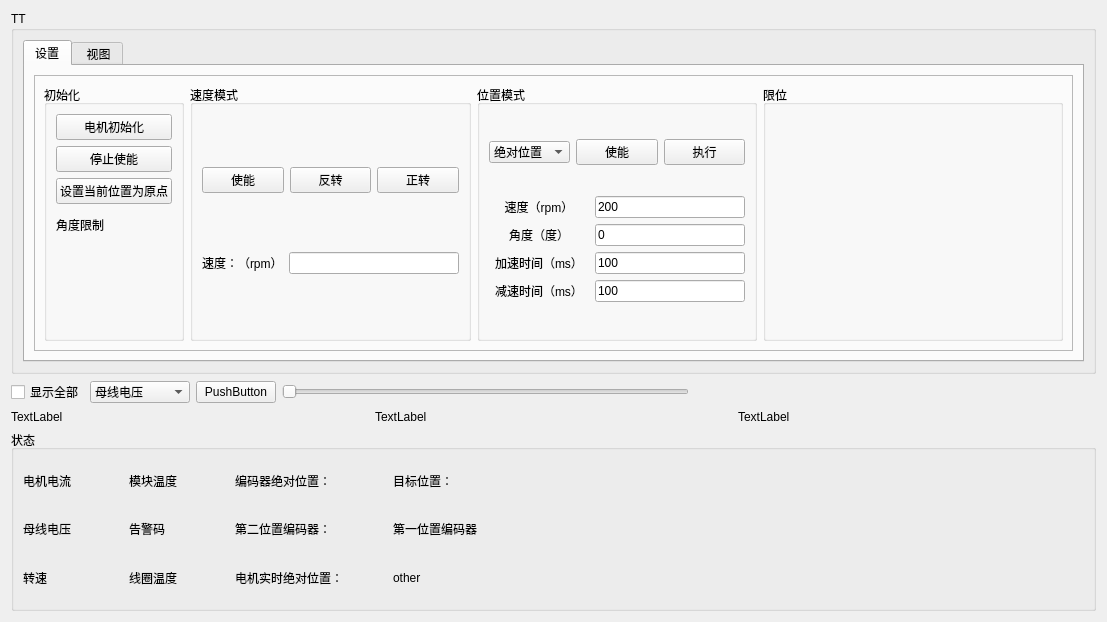
<?xml version="1.0" encoding="UTF-8"?>
<ui version="4.0">
 <class>viewShowForm</class>
 <widget class="QWidget" name="viewShowForm">
  <property name="geometry">
   <rect>
    <x>0</x>
    <y>0</y>
    <width>1107</width>
    <height>622</height>
   </rect>
  </property>
  <property name="windowTitle">
   <string>Form</string>
  </property>
  <layout class="QGridLayout" name="gridLayout">
   <item row="0" column="0">
    <layout class="QVBoxLayout" name="verticalLayout_10" stretch="2,0,0,1">
     <item>
      <widget class="QGroupBox" name="groupBox_7">
       <property name="styleSheet">
        <string notr="true"/>
       </property>
       <property name="title">
        <string>TT</string>
       </property>
       <layout class="QGridLayout" name="gridLayout_7">
        <item row="0" column="0">
         <widget class="QTabWidget" name="tabWidget">
          <property name="currentIndex">
           <number>0</number>
          </property>
          <widget class="QWidget" name="tab_2">
           <attribute name="title">
            <string>设置</string>
           </attribute>
           <layout class="QGridLayout" name="gridLayout_5">
            <item row="0" column="0">
             <widget class="QFrame" name="frame_2">
              <property name="minimumSize">
               <size>
                <width>0</width>
                <height>130</height>
               </size>
              </property>
              <property name="frameShape">
               <enum>QFrame::StyledPanel</enum>
              </property>
              <property name="frameShadow">
               <enum>QFrame::Raised</enum>
              </property>
              <layout class="QHBoxLayout" name="horizontalLayout_19">
               <item>
                <widget class="QGroupBox" name="groupBox_5">
                 <property name="title">
                  <string>初始化</string>
                 </property>
                 <layout class="QGridLayout" name="gridLayout_2">
                  <item row="1" column="0">
                   <widget class="QPushButton" name="pushButton_stopEnable">
                    <property name="text">
                     <string>停止使能</string>
                    </property>
                   </widget>
                  </item>
                  <item row="0" column="0">
                   <widget class="QPushButton" name="pushButton_init">
                    <property name="text">
                     <string>电机初始化</string>
                    </property>
                   </widget>
                  </item>
                  <item row="4" column="0">
                   <widget class="QLabel" name="label_limit">
                    <property name="minimumSize">
                     <size>
                      <width>0</width>
                      <height>30</height>
                     </size>
                    </property>
                    <property name="text">
                     <string>角度限制</string>
                    </property>
                   </widget>
                  </item>
                  <item row="2" column="0">
                   <widget class="QPushButton" name="pushButton_setyuandian">
                    <property name="text">
                     <string>设置当前位置为原点</string>
                    </property>
                   </widget>
                  </item>
                  <item row="5" column="0">
                   <spacer name="verticalSpacer_2">
                    <property name="orientation">
                     <enum>Qt::Vertical</enum>
                    </property>
                    <property name="sizeHint" stdset="0">
                     <size>
                      <width>20</width>
                      <height>40</height>
                     </size>
                    </property>
                   </spacer>
                  </item>
                 </layout>
                </widget>
               </item>
               <item>
                <widget class="QGroupBox" name="groupBox_3">
                 <property name="title">
                  <string>速度模式</string>
                 </property>
                 <layout class="QVBoxLayout" name="verticalLayout_4">
                  <item>
                   <layout class="QHBoxLayout" name="horizontalLayout_17">
                    <item>
                     <widget class="QPushButton" name="pushButton_enable">
                      <property name="enabled">
                       <bool>true</bool>
                      </property>
                      <property name="text">
                       <string>使能</string>
                      </property>
                     </widget>
                    </item>
                    <item>
                     <widget class="QPushButton" name="pushButton_reversal">
                      <property name="enabled">
                       <bool>true</bool>
                      </property>
                      <property name="text">
                       <string>反转</string>
                      </property>
                     </widget>
                    </item>
                    <item>
                     <widget class="QPushButton" name="pushButton_foreward">
                      <property name="enabled">
                       <bool>true</bool>
                      </property>
                      <property name="text">
                       <string>正转</string>
                      </property>
                     </widget>
                    </item>
                   </layout>
                  </item>
                  <item>
                   <layout class="QHBoxLayout" name="horizontalLayout_16">
                    <item>
                     <widget class="QLabel" name="label_16">
                      <property name="text">
                       <string>速度：（rpm）</string>
                      </property>
                     </widget>
                    </item>
                    <item>
                     <widget class="QLineEdit" name="lineEdit_suduRpm">
                      <property name="enabled">
                       <bool>true</bool>
                      </property>
                     </widget>
                    </item>
                   </layout>
                  </item>
                 </layout>
                </widget>
               </item>
               <item>
                <widget class="QGroupBox" name="groupBox_4">
                 <property name="title">
                  <string>位置模式</string>
                 </property>
                 <layout class="QGridLayout" name="gridLayout_6">
                  <item row="0" column="0">
                   <layout class="QHBoxLayout" name="horizontalLayout_18">
                    <item>
                     <widget class="QComboBox" name="comboBox_xiangduiweizhi">
                      <property name="currentIndex">
                       <number>1</number>
                      </property>
                      <item>
                       <property name="text">
                        <string>相对位置</string>
                       </property>
                      </item>
                      <item>
                       <property name="text">
                        <string>绝对位置</string>
                       </property>
                      </item>
                     </widget>
                    </item>
                    <item>
                     <widget class="QPushButton" name="pushButton_enable_weizhimoshi">
                      <property name="text">
                       <string>使能</string>
                      </property>
                     </widget>
                    </item>
                    <item>
                     <widget class="QPushButton" name="pushButton_zhuandong">
                      <property name="enabled">
                       <bool>true</bool>
                      </property>
                      <property name="text">
                       <string>执行</string>
                      </property>
                     </widget>
                    </item>
                   </layout>
                  </item>
                  <item row="1" column="0">
                   <layout class="QVBoxLayout" name="verticalLayout_5">
                    <item>
                     <layout class="QHBoxLayout" name="horizontalLayout_12">
                      <item>
                       <widget class="QLabel" name="label_13">
                        <property name="minimumSize">
                         <size>
                          <width>100</width>
                          <height>0</height>
                         </size>
                        </property>
                        <property name="layoutDirection">
                         <enum>Qt::LeftToRight</enum>
                        </property>
                        <property name="text">
                         <string>速度（rpm）</string>
                        </property>
                        <property name="alignment">
                         <set>Qt::AlignCenter</set>
                        </property>
                       </widget>
                      </item>
                      <item>
                       <widget class="QLineEdit" name="lineEdit_weizhiRpm">
                        <property name="text">
                         <string>200</string>
                        </property>
                       </widget>
                      </item>
                     </layout>
                    </item>
                    <item>
                     <layout class="QHBoxLayout" name="horizontalLayout_15">
                      <item>
                       <widget class="QLabel" name="label_12">
                        <property name="minimumSize">
                         <size>
                          <width>100</width>
                          <height>0</height>
                         </size>
                        </property>
                        <property name="text">
                         <string>角度（度）</string>
                        </property>
                        <property name="alignment">
                         <set>Qt::AlignCenter</set>
                        </property>
                       </widget>
                      </item>
                      <item>
                       <widget class="QLineEdit" name="lineEdit_zhuandongjiaodu">
                        <property name="text">
                         <string>0</string>
                        </property>
                       </widget>
                      </item>
                     </layout>
                    </item>
                    <item>
                     <layout class="QHBoxLayout" name="horizontalLayout_20">
                      <item>
                       <widget class="QLabel" name="label_14">
                        <property name="minimumSize">
                         <size>
                          <width>100</width>
                          <height>0</height>
                         </size>
                        </property>
                        <property name="text">
                         <string>加速时间（ms）</string>
                        </property>
                        <property name="alignment">
                         <set>Qt::AlignCenter</set>
                        </property>
                       </widget>
                      </item>
                      <item>
                       <widget class="QLineEdit" name="lineEdit_jiasushijian">
                        <property name="text">
                         <string>100</string>
                        </property>
                       </widget>
                      </item>
                     </layout>
                    </item>
                    <item>
                     <layout class="QHBoxLayout" name="horizontalLayout_21">
                      <item>
                       <widget class="QLabel" name="label_15">
                        <property name="minimumSize">
                         <size>
                          <width>100</width>
                          <height>0</height>
                         </size>
                        </property>
                        <property name="text">
                         <string>减速时间（ms）</string>
                        </property>
                        <property name="alignment">
                         <set>Qt::AlignCenter</set>
                        </property>
                       </widget>
                      </item>
                      <item>
                       <widget class="QLineEdit" name="lineEdit_jiansushijian">
                        <property name="text">
                         <string>100</string>
                        </property>
                       </widget>
                      </item>
                     </layout>
                    </item>
                   </layout>
                  </item>
                 </layout>
                </widget>
               </item>
               <item>
                <widget class="QGroupBox" name="groupBox_6">
                 <property name="minimumSize">
                  <size>
                   <width>300</width>
                   <height>0</height>
                  </size>
                 </property>
                 <property name="title">
                  <string>限位</string>
                 </property>
                 <layout class="QGridLayout" name="gridLayout_9">
                  <item row="0" column="0">
                   <spacer name="verticalSpacer">
                    <property name="orientation">
                     <enum>Qt::Vertical</enum>
                    </property>
                    <property name="sizeHint" stdset="0">
                     <size>
                      <width>20</width>
                      <height>56</height>
                     </size>
                    </property>
                   </spacer>
                  </item>
                 </layout>
                </widget>
               </item>
              </layout>
             </widget>
            </item>
           </layout>
          </widget>
          <widget class="QWidget" name="tab">
           <attribute name="title">
            <string> 视图</string>
           </attribute>
           <layout class="QGridLayout" name="gridLayout_4">
            <item row="0" column="0">
             <widget class="QCustomPlot" name="plot1" native="true">
              <property name="styleSheet">
               <string notr="true"/>
              </property>
              <layout class="QGridLayout" name="gridLayout_3"/>
             </widget>
            </item>
           </layout>
          </widget>
         </widget>
        </item>
       </layout>
      </widget>
     </item>
     <item>
      <layout class="QHBoxLayout" name="horizontalLayout_13">
       <item>
        <widget class="QCheckBox" name="checkBox_allShow">
         <property name="text">
          <string>显示全部</string>
         </property>
        </widget>
       </item>
       <item>
        <widget class="QComboBox" name="comboBox">
         <property name="minimumSize">
          <size>
           <width>100</width>
           <height>0</height>
          </size>
         </property>
         <item>
          <property name="text">
           <string>母线电压</string>
          </property>
         </item>
         <item>
          <property name="text">
           <string>电流</string>
          </property>
         </item>
         <item>
          <property name="text">
           <string>转速</string>
          </property>
         </item>
         <item>
          <property name="text">
           <string>线圈温度</string>
          </property>
         </item>
         <item>
          <property name="text">
           <string>模块温度</string>
          </property>
         </item>
        </widget>
       </item>
       <item>
        <widget class="QPushButton" name="pushButton">
         <property name="styleSheet">
          <string notr="true"/>
         </property>
         <property name="text">
          <string>PushButton</string>
         </property>
        </widget>
       </item>
       <item>
        <widget class="QSlider" name="horizontalSlider">
         <property name="orientation">
          <enum>Qt::Horizontal</enum>
         </property>
        </widget>
       </item>
       <item>
        <spacer name="horizontalSpacer_2">
         <property name="orientation">
          <enum>Qt::Horizontal</enum>
         </property>
         <property name="sizeHint" stdset="0">
          <size>
           <width>40</width>
           <height>20</height>
          </size>
         </property>
        </spacer>
       </item>
      </layout>
     </item>
     <item>
      <layout class="QHBoxLayout" name="horizontalLayout">
       <property name="topMargin">
        <number>0</number>
       </property>
       <item>
        <widget class="QLabel" name="formula">
         <property name="text">
          <string>TextLabel</string>
         </property>
        </widget>
       </item>
       <item>
        <widget class="QLabel" name="kValue">
         <property name="text">
          <string>TextLabel</string>
         </property>
        </widget>
       </item>
       <item>
        <widget class="QLabel" name="label">
         <property name="text">
          <string>TextLabel</string>
         </property>
        </widget>
       </item>
      </layout>
     </item>
     <item>
      <widget class="QGroupBox" name="groupBox_8">
       <property name="title">
        <string>状态</string>
       </property>
       <layout class="QGridLayout" name="gridLayout_8">
        <item row="0" column="0">
         <layout class="QHBoxLayout" name="horizontalLayout_14" stretch="0">
          <item>
           <layout class="QVBoxLayout" name="verticalLayout_12">
            <item>
             <widget class="QLabel" name="label_Current">
              <property name="minimumSize">
               <size>
                <width>100</width>
                <height>0</height>
               </size>
              </property>
              <property name="text">
               <string>电机电流</string>
              </property>
             </widget>
            </item>
            <item>
             <widget class="QLabel" name="label_Volt">
              <property name="minimumSize">
               <size>
                <width>100</width>
                <height>0</height>
               </size>
              </property>
              <property name="text">
               <string>母线电压</string>
              </property>
             </widget>
            </item>
            <item>
             <widget class="QLabel" name="label_Rpm">
              <property name="minimumSize">
               <size>
                <width>100</width>
                <height>0</height>
               </size>
              </property>
              <property name="text">
               <string>转速</string>
              </property>
             </widget>
            </item>
           </layout>
          </item>
         </layout>
        </item>
        <item row="0" column="1">
         <layout class="QVBoxLayout" name="verticalLayout">
          <property name="rightMargin">
           <number>0</number>
          </property>
          <item>
           <widget class="QLabel" name="label_module_temperature">
            <property name="minimumSize">
             <size>
              <width>100</width>
              <height>0</height>
             </size>
            </property>
            <property name="text">
             <string>模块温度</string>
            </property>
           </widget>
          </item>
          <item>
           <widget class="QLabel" name="label_error">
            <property name="minimumSize">
             <size>
              <width>100</width>
              <height>0</height>
             </size>
            </property>
            <property name="text">
             <string>告警码</string>
            </property>
           </widget>
          </item>
          <item>
           <widget class="QLabel" name="label_coil_temperature">
            <property name="minimumSize">
             <size>
              <width>100</width>
              <height>0</height>
             </size>
            </property>
            <property name="text">
             <string>线圈温度</string>
            </property>
           </widget>
          </item>
         </layout>
        </item>
        <item row="0" column="2">
         <layout class="QVBoxLayout" name="verticalLayout_2">
          <property name="leftMargin">
           <number>0</number>
          </property>
          <item>
           <widget class="QLabel" name="label_jueduiweizhi">
            <property name="minimumSize">
             <size>
              <width>100</width>
              <height>0</height>
             </size>
            </property>
            <property name="text">
             <string>编码器绝对位置：</string>
            </property>
           </widget>
          </item>
          <item>
           <widget class="QLabel" name="label_bianmaqi2">
            <property name="minimumSize">
             <size>
              <width>100</width>
              <height>0</height>
             </size>
            </property>
            <property name="text">
             <string>第二位置编码器：</string>
            </property>
           </widget>
          </item>
          <item>
           <widget class="QLabel" name="label_dianjiweizhi">
            <property name="minimumSize">
             <size>
              <width>100</width>
              <height>0</height>
             </size>
            </property>
            <property name="text">
             <string>电机实时绝对位置：</string>
            </property>
           </widget>
          </item>
         </layout>
        </item>
        <item row="0" column="4">
         <spacer name="horizontalSpacer_10">
          <property name="orientation">
           <enum>Qt::Horizontal</enum>
          </property>
          <property name="sizeHint" stdset="0">
           <size>
            <width>40</width>
            <height>20</height>
           </size>
          </property>
         </spacer>
        </item>
        <item row="0" column="3">
         <layout class="QVBoxLayout" name="verticalLayout_3">
          <property name="leftMargin">
           <number>44</number>
          </property>
          <item>
           <widget class="QLabel" name="label_mubiaoweizhi">
            <property name="text">
             <string>目标位置：</string>
            </property>
           </widget>
          </item>
          <item>
           <widget class="QLabel" name="label_bainmaqi1">
            <property name="text">
             <string>第一位置编码器</string>
            </property>
           </widget>
          </item>
          <item>
           <widget class="QLabel" name="label_7">
            <property name="text">
             <string>other</string>
            </property>
           </widget>
          </item>
         </layout>
        </item>
       </layout>
      </widget>
     </item>
    </layout>
   </item>
  </layout>
 </widget>
 <customwidgets>
  <customwidget>
   <class>QCustomPlot</class>
   <extends>QWidget</extends>
   <header location="global">methord/qcustomplot.h</header>
   <container>1</container>
  </customwidget>
 </customwidgets>
 <resources/>
 <connections/>
</ui>
